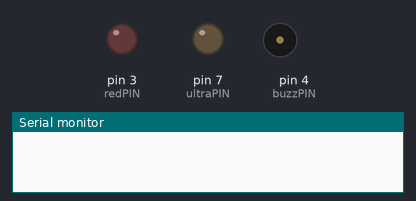
A sketch run on a simulated Arduino Uno, built with avr-gcc and run on an emulated ATmega328P. Shown: output pins drawn as LEDs (lit = HIGH), buzzer (waves = sounding, pin HIGH), the last lines printed to the serial monitor.

Above: at 0.1 s.
At 1.0 s:
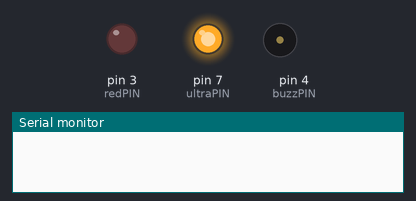
At 2.9 s:
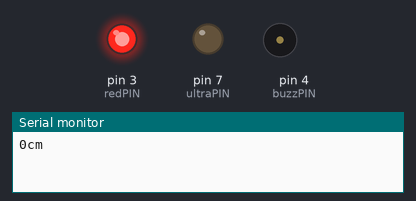
At 15.4 s:
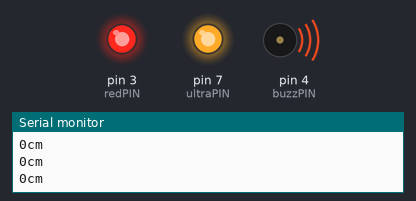
At 35.5 s:
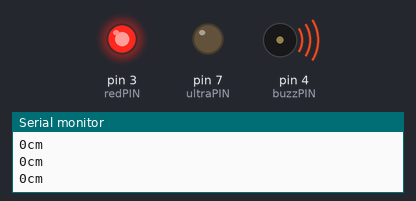
Timing chart, 0 to 40.0 s (numbered marks = the images above):
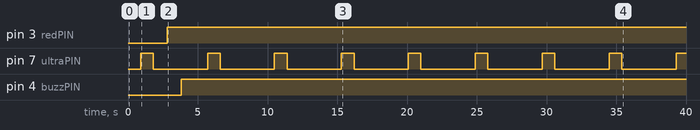

Measured:
- by itself, pin 3 (redPIN): LOW → HIGH at 2.8 s
- by itself, pin 7 (ultraPIN): alternates HIGH for 0.90 s and LOW for 3.9 s
- by itself, pin 4 (buzzPIN): LOW → HIGH at 3.8 s

The sketch:

Gilbert_assignment_task21.ino
```cpp
const int ultraPIN = 7;
const int redPIN=3;     //Pins declaration
const int buzzPIN=4;
void setup() {

  Serial.begin(9600);
  pinMode(redPIN,OUTPUT);  //Assigning actuators to the right Mode
  pinMode(buzzPIN,OUTPUT);

}

void loop() {

  long duration,cm; //decralatio  of duration and cm


  pinMode(ultraPIN, OUTPUT);
  digitalWrite(ultraPIN, LOW);   //Putting on and off the Ultrasonic sensor to detect obstacle every less than second
  delay(900);
  digitalWrite(ultraPIN, HIGH);
  delay(900);
  digitalWrite(ultraPIN, LOW);

  pinMode(ultraPIN, INPUT);
  duration = pulseIn(ultraPIN, HIGH); //geting duration from Ultrasonic sensor

  // convert the duration centimenters
  cm = microsecondsToCentimeters(duration);


  Serial.print(cm);
  Serial.print("cm"); //Printing the centimiters on Serial monitor
  Serial.println();

  if(cm <60){                // IF condition to detect if distance is below 60 cm
    digitalWrite(redPIN,HIGH); // lighting the LED
    delay(1000);
    digitalWrite(buzzPIN,HIGH); //Buzzing the PIEZO
    delay(1000);
  }

  else{
    digitalWrite(redPIN,LOW);     //Stoping th LIGHT
    digitalWrite(buzzPIN,LOW);     // Stoping the Piezo
  }
}

long microsecondsToCentimeters(long microseconds) { //Function to convert duration to cm
  return microseconds / 29 / 2;
}
```
